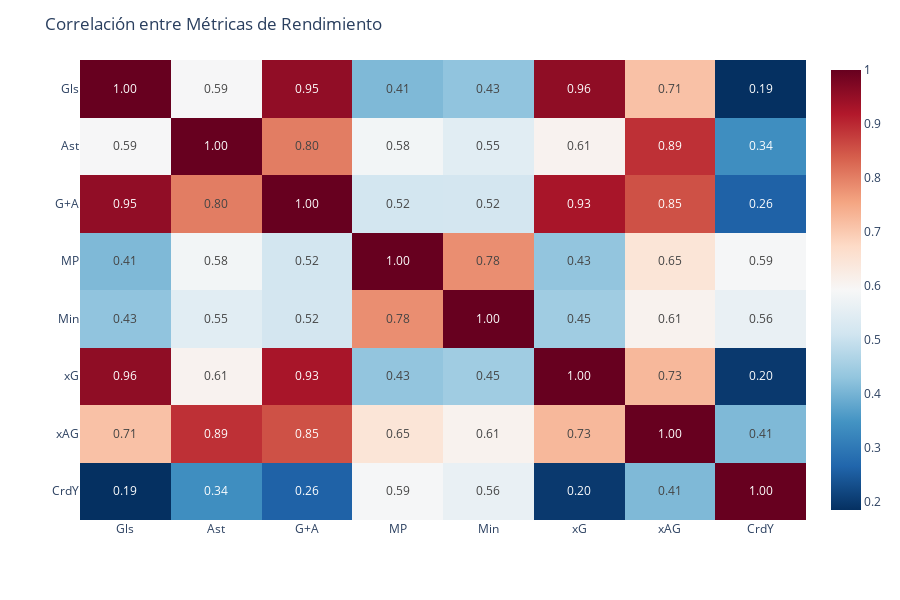

Notebook source saved alongside this figure:
### Code cell
# Correlación entre métricas de rendimiento
metricas = ['Gls', 'Ast', 'G+A', 'MP', 'Min', 'xG', 'xAG', 'CrdY']
corr = df_std[metricas].corr()
fig = px.imshow(corr, text_auto='.2f', color_continuous_scale='RdBu_r', aspect='auto')
fig.update_layout(title='Correlación entre Métricas de Rendimiento', template='plotly_white', height=600)
fig.show()

### Figure 1 — Plotly figure (JSON) as saved in the notebook; plotly's stock layout.template omitted (floating-point values rounded to 4 significant figures)
{"data": [{"coloraxis": "coloraxis", "hovertemplate": "x: %{x}<br>y: %{y}<br>color: %{z}<extra></extra>", "name": "0", "texttemplate": "%{z:.2f}", "type": "heatmap", "x": ["Gls", "Ast", "G+A", "MP", "Min", "xG", "xAG", "CrdY"], "xaxis": "x", "y": ["Gls", "Ast", "G+A", "MP", "Min", "xG", "xAG", "CrdY"], "yaxis": "y", "z": [[1.0, 0.59, 0.9549, 0.4095, 0.4283, 0.9567, 0.7134, 0.1851], [0.59, 1.0, 0.8032, 0.5818, 0.5454, 0.6065, 0.8912, 0.3387], [0.9549, 0.8032, 1.0, 0.5162, 0.5167, 0.929, 0.8542, 0.2612], [0.4095, 0.5818, 0.5162, 1.0, 0.7821, 0.4306, 0.6462, 0.5882], [0.4283, 0.5454, 0.5167, 0.7821, 1.0, 0.4473, 0.6076, 0.5627], [0.9567, 0.6065, 0.929, 0.4306, 0.4473, 1.0, 0.7263, 0.1989], [0.7134, 0.8912, 0.8542, 0.6462, 0.6076, 0.7263, 1.0, 0.4098], [0.1851, 0.3387, 0.2612, 0.5882, 0.5627, 0.1989, 0.4098, 1.0]]}], "layout": {"coloraxis": {"colorscale": [[0, "rgb(5,48,97)"], [0.1, "rgb(33,102,172)"], [0.2, "rgb(67,147,195)"], [0.3, "rgb(146,197,222)"], [0.4, "rgb(209,229,240)"], [0.5, "rgb(247,247,247)"], [0.6, "rgb(253,219,199)"], [0.7, "rgb(244,165,130)"], [0.8, "rgb(214,96,77)"], [0.9, "rgb(178,24,43)"], [1, "rgb(103,0,31)"]]}, "height": 600, "margin": {"t": 60}, "title": {"text": "Correlación entre Métricas de Rendimiento"}, "xaxis": {"anchor": "y", "domain": [0, 1]}, "yaxis": {"anchor": "x", "autorange": "reversed", "domain": [0, 1]}}}
